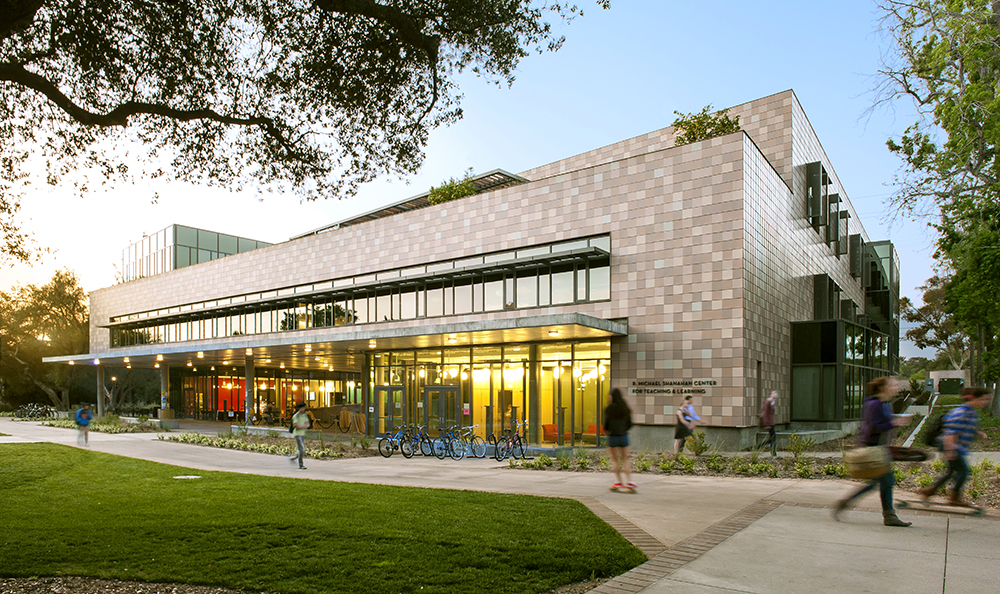
#> input picture 1 - Reading Images/example.jpg, 1000 x 594 px, given in place of the camera
$ python filter1.py
#> lines starting #> are read from the running program, lines starting #| are printed output that depends on the picture
import cv2
import numpy as np

cap = cv2.VideoCapture(0) #capture the webcam

while True:
    _, frame = cap.read()
#> frame is the input picture: shape (594, 1000, 3); mean B, G, R 119.1, 140.9, 140.6
    hsv = cv2.cvtColor(frame, cv2.COLOR_BGR2HSV)
#> hsv: shape (594, 1000, 3); mean H, S, V 41.6, 101.9, 152.2

    #hsv = hue saturation value
    #here we set threshold values for the color of interest

    lower_color = np.array([20,70,100])
    upper_color = np.array([50,200,130])

    #now we will set a mask for the color
    mask = cv2.inRange(hsv, lower_color, upper_color)
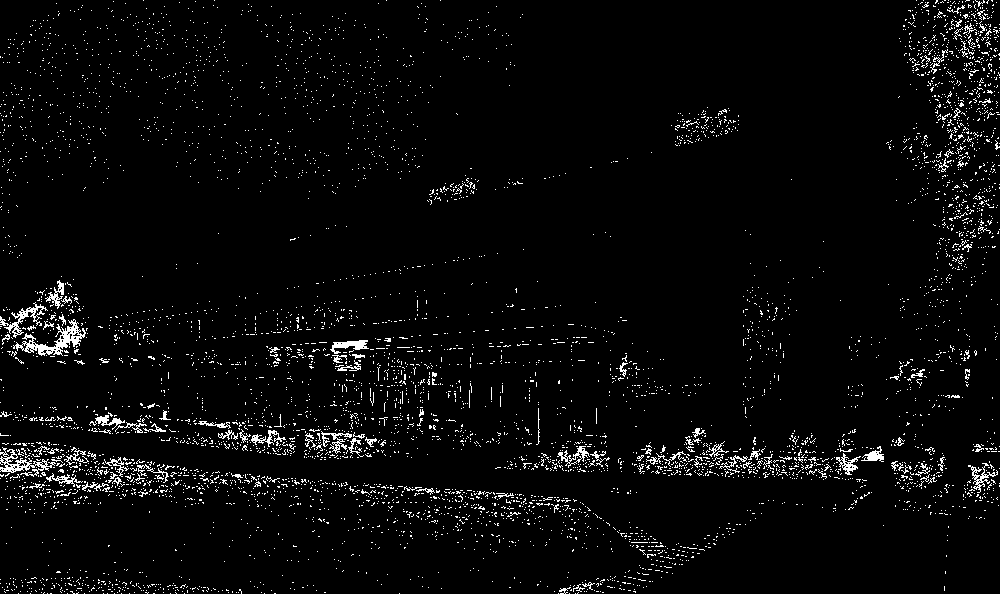
#> mask: shape (594, 1000); 3.5% white in thin lines or dots
    res = cv2.bitwise_and(frame, frame, mask = mask) #masks the color on top of frame
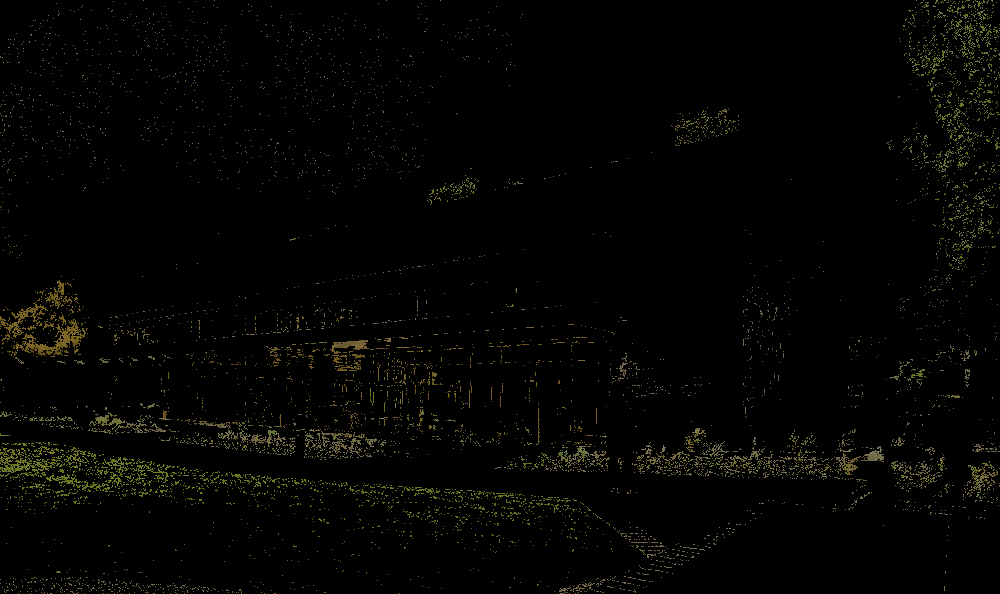
#> res: shape (594, 1000, 3); mean B, G, R 1.8, 3.8, 3.9

    #show all the windows
    cv2.imshow('frame', frame)
    cv2.imshow('mask', mask)
    cv2.imshow('result', res)

    if cv2.waitKey (1) & 0xFF == ord('q'):
#> (key q is pressed here)
        break

cv2.destroyAllWindows
cap.release()
